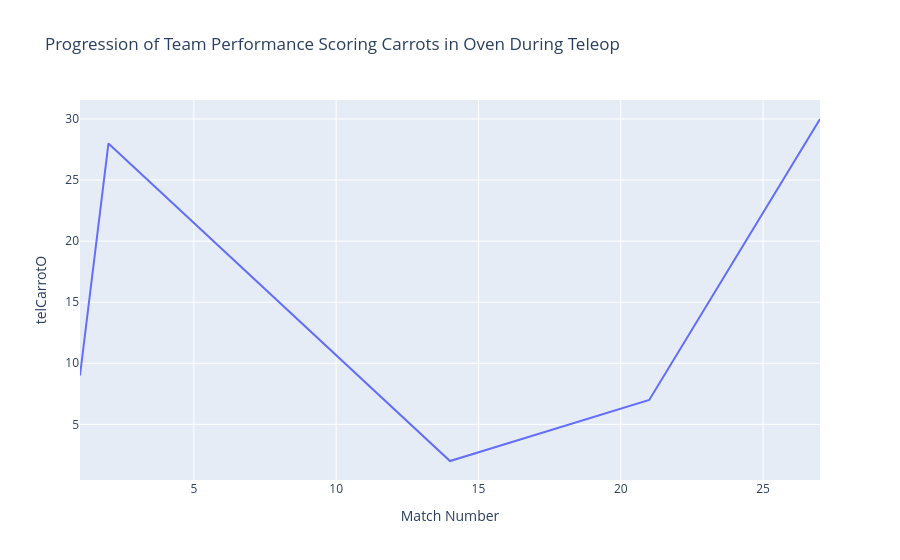

Here is the notebook cell this chart was saved with:
### Code cell
#oven carrot teleop for a team (area)
indices = scouted_data["Team and Robot"] == "3504"
teamdata = scouted_data[indices]
fig = px.line(teamdata, x="Match Number", y="telCarrotO", title="Progression of Team Performance Scoring Carrots in Oven During Teleop")
fig

### Figure 1 — Plotly figure (JSON) as saved in the notebook; plotly's stock layout.template omitted (floating-point values rounded to 4 significant figures)
{"data": [{"hovertemplate": "Match Number=%{x}<br>telCarrotO=%{y}<extra></extra>", "legendgroup": "", "line": {"color": "#636efa", "dash": "solid"}, "marker": {"symbol": "circle"}, "mode": "lines", "name": "", "orientation": "v", "showlegend": false, "type": "scatter", "x": [1, 2, 14, 21, 27], "xaxis": "x", "y": [9, 28, 2, 7, 30], "yaxis": "y"}], "layout": {"legend": {"tracegroupgap": 0}, "title": {"text": "Progression of Team Performance Scoring Carrots in Oven During Teleop"}, "xaxis": {"anchor": "y", "domain": [0, 1], "title": {"text": "Match Number"}}, "yaxis": {"anchor": "x", "domain": [0, 1], "title": {"text": "telCarrotO"}}}}
